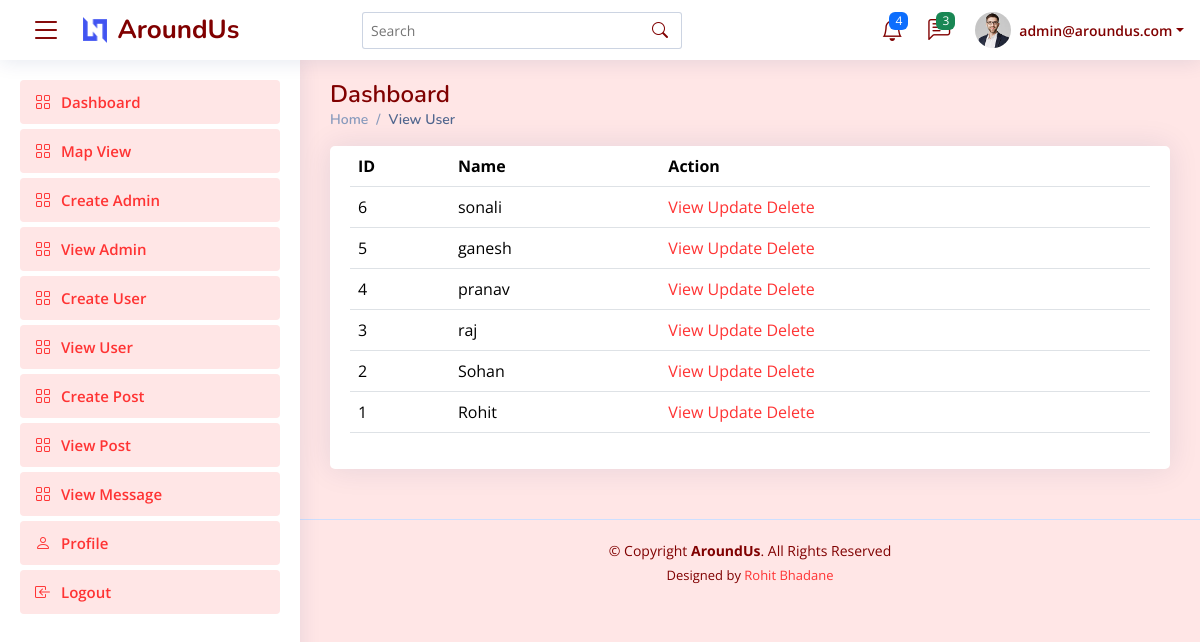
The app's page /aroundus/superadmin/viewuser.php (signed in) with its own data.
### tables this page shows
CREATE TABLE `user` (
  `id` int(50) NOT NULL,
  `name` varchar(50) NOT NULL,
  `emailid` varchar(50) NOT NULL,
  `password` varchar(50) NOT NULL
);

### aroundus/superadmin/viewuser.php (the view, shortened to what this page needs)
<?php
if($_SESSION["emailid"]) {
?>
<!DOCTYPE html>
<html lang="en">
<head>
  <link href="assets/vendor/bootstrap/css/bootstrap.min.css" rel="stylesheet">
  <link href="assets/vendor/bootstrap-icons/bootstrap-icons.css" rel="stylesheet">
  <link href="assets/vendor/boxicons/css/boxicons.min.css" rel="stylesheet">
  <link href="assets/vendor/quill/quill.snow.css" rel="stylesheet">
  <link href="assets/vendor/quill/quill.bubble.css" rel="stylesheet">
  <link href="assets/vendor/remixicon/remixicon.css" rel="stylesheet">
  <link href="assets/vendor/simple-datatables/style.css" rel="stylesheet">
  <link href="assets/css/style.css" rel="stylesheet">
</head>
<body>
  <?php include 'header.php';?>
  <?php include 'sidebar.php';?>
  <main id="main" class="main">
    <div class="pagetitle">
      <h1>Dashboard</h1>
      <nav>
        <ol class="breadcrumb">
          <li class="breadcrumb-item"><a href="index.php">Home</a></li>
          <li class="breadcrumb-item active">View User</li>
        </ol>
      </nav>
    </div>
    <section class="section dashboard">
      <?php
                    require_once "config.php";
                    $sql = "SELECT * FROM user ORDER BY id DESC;";
                    if($result = mysqli_query($link, $sql)){
                        if(mysqli_num_rows($result) > 0){
                            echo "<div class='card'>";
                            echo "<div class='card-body'>";
                            echo '<table class="table table-hover datatable" id="myfrm">';
                                echo "<thead>";
                                    echo "<tr>";
                                        echo "<th scope='col'>ID</th>";
                                        echo "<th scope='col'>Name</th>";
                                        echo "<th scope='col'>Action</th>";
                                    echo "</tr>";
                                echo "</thead>";
                                echo "<tbody>";
                                while($row = mysqli_fetch_array($result)){
                                    echo "<tr>";
                                        echo "<td>" . $row['id'] . "</td>";
                                        echo "<td>" . $row['name'] . "</td>";
                                        echo "<td>";
                                            echo '<a href="readuser.php?id='. $row['id'] .'" class="mr-3" title="View Record" data-toggle="tooltip">View </a>';
                                            echo '<a href="updateuser.php?id='. $row['id'] .'" class="mr-3" title="Update Record" data-toggle="tooltip">Update </a>';
                                            echo '<a href="deleteuser.php?id='. $row['id'] .'" title="Delete Record" data-toggle="tooltip">Delete </a>';
                                        echo "</td>";
                                    echo "</tr>";
                                }
                                echo "</tbody>";
                            echo "</table>";
                            echo "</div>";
                            echo "</div>";
                        } else{
                            echo '<div class="alert alert-danger"><em>No records were found.</em></div>';
                        }
                    } else{
                        echo "Oops! Something went wrong. Please try again later.";
                    }
                    ?>
    </section>
  </main>
  <?php
    }else header( "refresh:0;url=error.php" );;
  ?>
  <?php include 'footer.php';?>
</body>
</html>

### aroundus/superadmin/assets/css/style.css (style rules this page uses)
:root { scroll-behavior: smooth; }
body { font-family: "Open Sans", sans-serif; background: #ffe6e6; color: #444444; }
a { color: #ff3333; text-decoration: none; }
h1, h2, h3, h4, h5, h6 { font-family: "Nunito", sans-serif; }
#main { margin-top: 60px; padding: 20px 30px; transition: all 0.3s; }
.pagetitle { margin-bottom: 10px; }
.pagetitle h1 { font-size: 24px; margin-bottom: 0; font-weight: 600; color: #800000; }
.card { margin-bottom: 30px; border: none; border-radius: 5px; box-shadow: 0px 0 30px rgba(1, 41, 112, 0.1); }
.card-body { padding: 0 20px 20px 20px; }
.breadcrumb { font-size: 14px; font-family: "Nunito", sans-serif; color: #899bbd; font-weight: 600; }
.breadcrumb a { color: #899bbd; transition: 0.3s; }
.breadcrumb .breadcrumb-item::before { color: #899bbd; }
.breadcrumb .active { color: #51678f; font-weight: 600; }
@media (min-width: 1200px) { #main, #footer { margin-left: 300px; } }

### records on screen
user: id "6", name "sonali"
user: id "5", name "ganesh"
user: id "4", name "pranav"
user: id "3", name "raj"
user: id "2", name "Sohan"
user: id "1", name "Rohit"

### other values on screen
$emailid =  $_SESSION["emailid"] "admin@aroundus.com"
